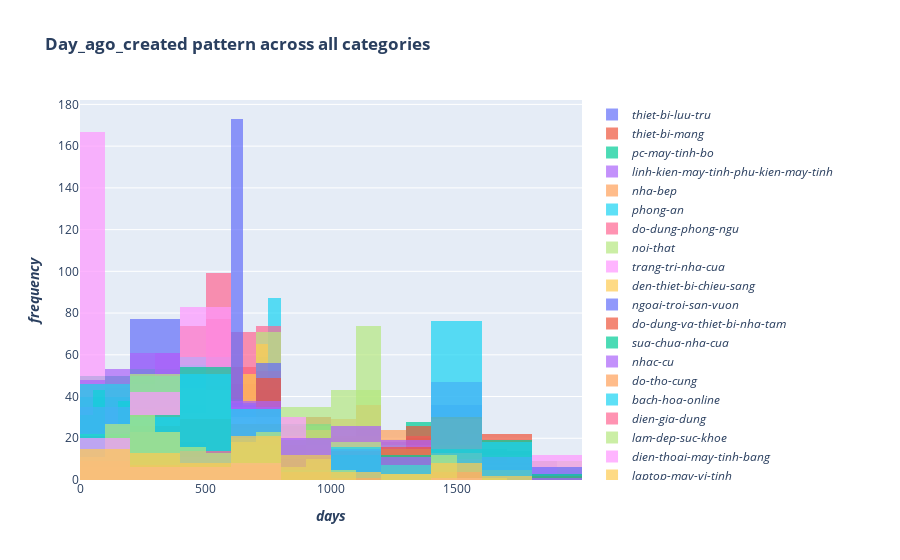

Notebook cell for this chart:
### Markdown cell above
## 2.5. Category vs days ago created

### Code cell
day_trace = []
outliers = df.day_ago_created.quantile(0.99)
for i in df.urlKey.unique():
    day_trace.append(
        go.Histogram(x = df[(df.urlKey == i) & (df.day_ago_created < outliers)].day_ago_created,
                     opacity = 0.7,
                     name = '<i>{}<i>'.format(i))
    )

go.Figure(
    data = day_trace,
    layout = go.Layout(title = '<b>Day_ago_created pattern across all categories<b>',
                       barmode = 'overlay',
                       xaxis = dict(title = '<b><i>days<i><b>'),
                       yaxis = dict(title = '<b><i>frequency<i><b>'))
).show()

### Figure 1 — Plotly figure (JSON) as saved in the notebook; plotly's stock layout.template omitted (floating-point values rounded to 4 significant figures; data arrays with more than 128 entries replaced by an {"elided": "..."} marker saying what was removed)
{"data": [{"name": "<i>thiet-bi-luu-tru<i>", "opacity": 0.7, "type": "histogram", "x": {"elided": "296 int values"}}, {"name": "<i>thiet-bi-mang<i>", "opacity": 0.7, "type": "histogram", "x": {"elided": "202 int values"}}, {"name": "<i>pc-may-tinh-bo<i>", "opacity": 0.7, "type": "histogram", "x": [639, 1232, 534, 122, 632, 216, 996, 1495, 260, 252, 636, 1430, 1227, 70, 185, 1493, 374, 539, 1424, 647, 633, 192, 647, 357, 1368, 1430, 995, 1430, 104, 575, 647, 688, 44, 82, 1158, 306, 444, 72, 72, 72, 42, 42, 64, 63, 64, 64, 72, 72, 24, 41, 27, 72, 72, 72, 72, 64, 64, 64, 9, 64, 72, 42, 42, 29, 29, 72, 72, 63, 64, 99, 17, 24, 72, 62, 72, 72, 44, 41, 37, 72]}, {"name": "<i>linh-kien-may-tinh-phu-kien-may-tinh<i>", "opacity": 0.7, "type": "histogram", "x": {"elided": "154 int values"}}, {"name": "<i>nha-bep<i>", "opacity": 0.7, "type": "histogram", "x": {"elided": "181 int values"}}, {"name": "<i>phong-an<i>", "opacity": 0.7, "type": "histogram", "x": {"elided": "193 int values"}}, {"name": "<i>do-dung-phong-ngu<i>", "opacity": 0.7, "type": "histogram", "x": {"elided": "342 int values"}}, {"name": "<i>noi-that<i>", "opacity": 0.7, "type": "histogram", "x": {"elided": "222 int values"}}, {"name": "<i>trang-tri-nha-cua<i>", "opacity": 0.7, "type": "histogram", "x": {"elided": "203 int values"}}, {"name": "<i>den-thiet-bi-chieu-sang<i>", "opacity": 0.7, "type": "histogram", "x": {"elided": "270 int values"}}, {"name": "<i>ngoai-troi-san-vuon<i>", "opacity": 0.7, "type": "histogram", "x": {"elided": "272 int values"}}, {"name": "<i>do-dung-va-thiet-bi-nha-tam<i>", "opacity": 0.7, "type": "histogram", "x": {"elided": "552 int values"}}, {"name": "<i>sua-chua-nha-cua<i>", "opacity": 0.7, "type": "histogram", "x": {"elided": "421 int values"}}, {"name": "<i>nhac-cu<i>", "opacity": 0.7, "type": "histogram", "x": {"elided": "282 int values"}}, {"name": "<i>do-tho-cung<i>", "opacity": 0.7, "type": "histogram", "x": {"elided": "306 int values"}}, {"name": "<i>bach-hoa-online<i>", "opacity": 0.7, "type": "histogram", "x": {"elided": "291 int values"}}, {"name": "<i>dien-gia-dung<i>", "opacity": 0.7, "type": "histogram", "x": {"elided": "298 int values"}}, {"name": "<i>lam-dep-suc-khoe<i>", "opacity": 0.7, "type": "histogram", "x": {"elided": "304 int values"}}, {"name": "<i>dien-thoai-may-tinh-bang<i>", "opacity": 0.7, "type": "histogram", "x": {"elided": "230 int values"}}, {"name": "<i>laptop-may-vi-tinh<i>", "opacity": 0.7, "type": "histogram", "x": {"elided": "300 int values"}}, {"name": "<i>me-be<i>", "opacity": 0.7, "type": "histogram", "x": {"elided": "285 int values"}}, {"name": "<i>nha-cua-doi-song<i>", "opacity": 0.7, "type": "histogram", "x": [779, 184, 414, 784, 790, 116, 205, 786, 423, 924, 1267, 785, 426, 689, 715, 696, 660, 756, 195, 788, 226, 885, 219, 701, 653, 768, 335, 850, 226, 884, 724, 715, 804, 671, 689, 227, 775, 715, 485, 226, 525, 757, 743, 784, 226, 797, 226, 654, 478, 471, 982, 584, 612, 696, 653, 316, 1255, 675, 216, 216, 423, 203, 226, 688, 688, 1185, 568, 701, 653, 381, 250, 462, 703, 1438, 779, 433, 779, 848, 785, 710, 212, 476, 645, 713, 1101, 849, 874, 1185, 853, 216, 719, 1367, 613, 696, 721, 216, 720, 1249, 752, 776, 787, 878, 779, 476, 1450, 731, 720, 715, 414, 770, 218, 220, 758, 789, 1173, 604, 776, 715, 777, 1185, 603, 671, 779, 779]}, {"name": "<i>giay-sandals-nam<i>", "opacity": 0.7, "type": "histogram", "x": {"elided": "189 int values"}}, {"name": "<i>dep-nam<i>", "opacity": 0.7, "type": "histogram", "x": {"elided": "201 int values"}}, {"name": "<i>giay-boots-nam<i>", "opacity": 0.7, "type": "histogram", "x": {"elided": "162 int values"}}, {"name": "<i>phu-kien-giay-nam<i>", "opacity": 0.7, "type": "histogram", "x": {"elided": "215 int values"}}, {"name": "<i>tui-xach-cong-so-nam<i>", "opacity": 0.7, "type": "histogram", "x": {"elided": "183 int values"}}, {"name": "<i>phu-kien-nam-tui-xach<i>", "opacity": 0.7, "type": "histogram", "x": {"elided": "349 int values"}}, {"name": "<i>tui-bao-tu-tui-deo-bung<i>", "opacity": 0.7, "type": "histogram", "x": [237, 198, 423, 646, 740, 559, 124, 321, 528, 394, 786, 762, 525, 625, 728, 750, 709, 584, 770, 286, 442, 566, 608, 814, 465, 815, 477, 374, 305, 604, 813, 365, 484, 378, 490, 543, 813, 654, 876, 333, 378, 342, 776, 114, 485, 556, 106, 234, 760, 384, 49, 615, 661, 752, 345, 805, 604, 484, 254, 608, 470, 260, 750, 367, 136, 562, 238, 771, 237, 769, 528, 333, 604, 548, 485, 271, 487, 470, 454, 238, 342, 484, 272, 541, 199, 44, 41, 41, 138, 107, 122, 382, 556, 84, 317, 211, 377, 49]}, {"name": "<i>vi-nam<i>", "opacity": 0.7, "type": "histogram", "x": {"elided": "177 int values"}}, {"name": "<i>balo<i>", "opacity": 0.7, "type": "histogram", "x": {"elided": "198 int values"}}, {"name": "<i>balo-cap-tui-chong-soc-laptop<i>", "opacity": 0.7, "type": "histogram", "x": {"elided": "276 int values"}}, {"name": "<i>tui-du-lich-va-phu-kien<i>", "opacity": 0.7, "type": "histogram", "x": {"elided": "247 int values"}}, {"name": "<i>vali-phu-kien-vali<i>", "opacity": 0.7, "type": "histogram", "x": {"elided": "408 int values"}}, {"name": "<i>mat-kinh<i>", "opacity": 0.7, "type": "histogram", "x": {"elided": "394 int values"}}, {"name": "<i>phu-kien-thoi-trang-nu<i>", "opacity": 0.7, "type": "histogram", "x": {"elided": "238 int values"}}, {"name": "<i>phu-kien-thoi-trang-nam<i>", "opacity": 0.7, "type": "histogram", "x": {"elided": "319 int values"}}, {"name": "<i>dong-ho-nam<i>", "opacity": 0.7, "type": "histogram", "x": {"elided": "256 int values"}}, {"name": "<i>dong-ho-nu<i>", "opacity": 0.7, "type": "histogram", "x": {"elided": "292 int values"}}, {"name": "<i>dong-ho-tre-em<i>", "opacity": 0.7, "type": "histogram", "x": [910, 923, 234, 1721, 899, 1144, 227, 753, 919, 947, 1381, 84, 491, 927, 413, 422, 825, 1408, 234, 406, 1266, 945, 1181, 389, 827, 919, 1172, 1385, 1167, 927, 1764, 1371, 1165, 1150, 1361, 821, 494, 962, 1359, 279, 427, 245, 282, 968, 571, 414, 415, 927, 227, 322, 810, 390, 806, 84, 1000, 1262, 84, 766, 1170, 164, 308, 24, 11, 77, 164, 120, 322, 266, 258, 93, 37, 277]}, {"name": "<i>phu-kien-dong-ho<i>", "opacity": 0.7, "type": "histogram", "x": {"elided": "280 int values"}}, {"name": "<i>trang-suc<i>", "opacity": 0.7, "type": "histogram", "x": {"elided": "310 int values"}}, {"name": "<i>laptop<i>", "opacity": 0.7, "type": "histogram", "x": {"elided": "229 int values"}}, {"name": "<i>thiet-bi-van-phong-thiet-bi-ngoai-vi<i>", "opacity": 0.7, "type": "histogram", "x": {"elided": "298 int values"}}, {"name": "<i>dung-cu-leo-nui<i>", "opacity": 0.7, "type": "histogram", "x": [171, 474, 619, 450, 273, 414, 240, 518, 475, 171, 474, 301, 526, 1105, 551, 1105, 252, 1356, 269, 98, 475, 576, 177, 252, 483, 636, 1057, 156, 743, 197, 274]}, {"name": "<i>do-dung-da-ngoai<i>", "opacity": 0.7, "type": "histogram", "x": {"elided": "196 int values"}}, {"name": "<i>dung-cu-cau-ca<i>", "opacity": 0.7, "type": "histogram", "x": {"elided": "199 int values"}}, {"name": "<i>phu-kien-the-thao<i>", "opacity": 0.7, "type": "histogram", "x": {"elided": "214 int values"}}, {"name": "<i>the-thao-duoi-nuoc<i>", "opacity": 0.7, "type": "histogram", "x": {"elided": "241 int values"}}, {"name": "<i>thuc-pham-bo-sung-nang-luong<i>", "opacity": 0.7, "type": "histogram", "x": [1700, 986, 1708, 93, 58, 369, 211, 1567, 500, 97, 90, 38, 89, 318, 1721, 199, 969, 996, 640, 369, 1724, 1295, 1457, 560, 369, 849, 1357, 316, 427, 59, 708, 958, 369, 518, 895, 967, 199, 381, 59, 59, 332, 38, 1875, 1708, 65, 37, 1207, 321, 701, 681, 27, 764, 1607, 36, 668, 451, 701, 546, 681, 1708, 689, 1295, 176, 419, 1210, 324, 816, 388, 369, 1206, 20, 59, 598, 8, 114, 335, 600, 28]}, {"name": "<i>may-anh<i>", "opacity": 0.7, "type": "histogram", "x": [1581, 1519, 1682, 768, 364, 306, 322, 1354, 458, 210, 435, 163, 711, 764, 1583, 1466, 242, 258, 231, 1581, 306, 764, 611, 209, 573, 1589, 135, 556, 456, 574, 23, 1394, 258, 222, 514, 59, 771]}, {"name": "<i>phu-kien-may-anh-may-quay<i>", "opacity": 0.7, "type": "histogram", "x": {"elided": "190 int values"}}, {"name": "<i>balo-tui-dung-bao-da<i>", "opacity": 0.7, "type": "histogram", "x": {"elided": "197 int values"}}, {"name": "<i>ong-kinh-ong-ngam<i>", "opacity": 0.7, "type": "histogram", "x": [993, 1430, 450, 1289, 584, 707, 609, 1270, 919, 1679, 948, 664, 1675, 1674, 663, 583, 1144, 405, 1533, 913, 703, 1680, 1487, 1085, 1190, 785, 317, 919, 322, 1057, 1198, 951, 1703, 654, 1364, 1675, 1088, 891, 1112, 114, 753, 230, 750, 1455, 749, 440, 1537, 1353, 1135, 737, 1539, 723, 448, 1363, 1178, 767, 964, 1512, 954, 1686, 1198, 979, 1262, 441, 874, 776, 569, 697, 947, 141, 1360, 703, 1430, 706, 871, 869, 1674, 1170, 1427, 282, 434, 659, 737, 766, 965, 267, 723, 1686, 1807, 1129, 806, 736, 1067, 973, 618, 1506, 1361, 1703, 736, 899, 221, 143, 1079, 744, 640, 727, 930, 742, 1001, 664, 767, 1205, 444, 1703, 1339, 706, 734, 721, 258, 450, 308, 740, 749, 1337, 68]}, {"name": "<i>ong-kinh-lens<i>", "opacity": 0.7, "type": "histogram", "x": [1360, 608, 1690, 1405, 218, 1502, 241, 283, 1536, 679, 352, 209, 204, 1448, 378, 608, 1690, 1368, 1424, 0, 1444, 283, 1501, 742, 1571, 1359, 127, 1359, 248, 434, 704, 1571, 86, 283, 206, 0, 352, 709, 1301, 1372, 206, 680, 1429, 1402, 120, 471, 709, 360, 710, 202, 1690, 408, 206, 1683, 196, 365, 710, 206, 742, 709, 1537, 539, 1502, 710, 399, 206, 399, 709, 709, 210, 716, 1683, 406, 680, 679, 771, 401, 710, 209, 1371]}, {"name": "<i>thiet-bi-anh-sang<i>", "opacity": 0.7, "type": "histogram", "x": {"elided": "283 int values"}}, {"name": "<i>thiet-bi-quay-phim<i>", "opacity": 0.7, "type": "histogram", "x": [1515, 430, 476, 751, 525, 546, 595, 822, 455, 654, 1101, 607, 255, 296, 249, 1492, 710, 1514, 429, 567, 822, 592, 610, 819, 611, 245, 144, 532, 227, 553, 610, 909, 1402, 94, 594, 59, 553, 456, 86, 104, 16, 8, 8, 203, 80, 221]}, {"name": "<i>camera-giam-sat<i>", "opacity": 0.7, "type": "histogram", "x": {"elided": "202 int values"}}, {"name": "<i>may-bay-camera-va-phu-kien<i>", "opacity": 0.7, "type": "histogram", "x": [167, 199, 572, 668, 41, 166, 1490, 264, 664, 674, 670, 140, 264, 48, 29, 8, 570, 664, 570, 653, 664, 570, 170, 78, 25, 212, 19, 62, 10, 212, 264, 26, 668, 32, 570, 570, 245, 72, 82, 133, 8]}, {"name": "<i>camera-hanh-trinh-action-camera-va-phu-kien<i>", "opacity": 0.7, "type": "histogram", "x": [337, 345, 295, 1647, 1623, 1549, 1091, 1165, 294, 1368, 617, 301, 659, 1491, 957, 1178, 353, 1255, 730, 177, 669, 301, 995, 199, 758, 207, 779, 650, 1568, 398, 177, 546, 988, 318, 156, 541, 721, 1172, 965, 409, 412, 647, 199, 409, 659, 1536, 1477, 126, 974, 605, 1533, 683, 1378, 125, 869, 986, 723, 248, 882, 683, 248, 131, 448, 688, 710, 139, 686, 796, 538, 883, 828, 850, 184, 176, 1484, 1491, 683, 848, 233, 160, 472, 140, 185, 758, 713, 184]}], "layout": {"barmode": "overlay", "title": {"text": "<b>Day_ago_created pattern across all categories<b>"}, "xaxis": {"title": {"text": "<b><i>days<i><b>"}}, "yaxis": {"title": {"text": "<b><i>frequency<i><b>"}}}}
